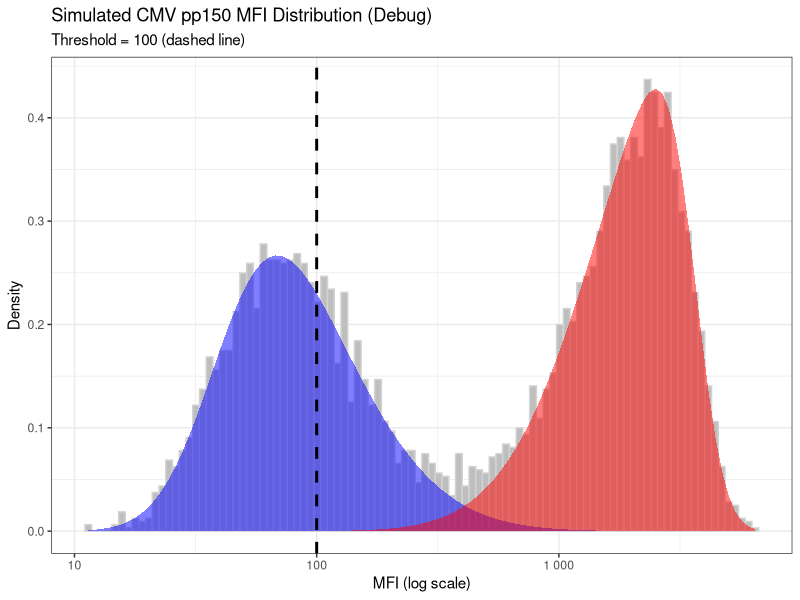

Write R code to recreate this figure.
# --- Packages ---
library(ggplot2)
library(dplyr)
library(sn)

# --- Simulation Parameters ---
# These parameters are tuned to visually match the provided reference plot for cmv_pp150.
sim_params <- list(
  cmv_pp150 = list(
    pii = c(0.45, 0.55),      # Mixing proportions (neg, pos)
    mu = c(3.7, 8.2),         # Location parameters (log scale)
    sigma2 = c(1.0, 0.8),     # Scale parameters (variance)
    shape = c(2, -4),         # Skewness parameters
    hard_cutoff = 100
  )
)

# --- Data Generation Function ---
generate_sim_data <- function(n_samples, params) {
  # Simplified for debugging: ignore SNP effects
  S_true <- rbinom(n_samples, 1, params$pii[2])
  
  n_pos <- sum(S_true == 1)
  n_neg <- sum(S_true == 0)
  
  mfi_vec <- numeric(n_samples)
  
  log_mfi_neg <- rsn(n_neg, xi = params$mu[1], omega = sqrt(params$sigma2[1]), alpha = params$shape[1])
  log_mfi_pos <- rsn(n_pos, xi = params$mu[2], omega = sqrt(params$sigma2[2]), alpha = params$shape[2])
  
  mfi_vec[S_true == 0] <- exp(log_mfi_neg)
  mfi_vec[S_true == 1] <- exp(log_mfi_pos)
  
  tibble(S_true, mfi = mfi_vec, log_mfi = log(mfi_vec))
}

# --- Generate and Plot Data ---
set.seed(42)
N_SAMPLES <- 5000
params <- sim_params$cmv_pp150
sim_data <- generate_sim_data(N_SAMPLES, params)

# Function to get the scaled density of a component
scaled_dsn <- function(x, p, xi, omega, alpha) {
  p * dsn(x, xi = xi, omega = omega, alpha = alpha)
}

# --- Create the Plot ---
p <- ggplot(sim_data, aes(x = log_mfi)) +
  geom_histogram(aes(y = after_stat(density)), bins = 100, fill = "grey", color = "lightgrey") +
  stat_function(
    fun = scaled_dsn,
    args = list(p = params$pii[1], xi = params$mu[1], omega = sqrt(params$sigma2[1]), alpha = params$shape[1]),
    geom = "area", fill = "blue", alpha = 0.5
  ) +
  stat_function(
    fun = scaled_dsn,
    args = list(p = params$pii[2], xi = params$mu[2], omega = sqrt(params$sigma2[2]), alpha = params$shape[2]),
    geom = "area", fill = "red", alpha = 0.5
  ) +
  geom_vline(xintercept = log(params$hard_cutoff), linetype = "dashed", color = "black", linewidth = 1) +
  scale_x_continuous(
    name = "MFI (log scale)",
    breaks = log(c(1, 10, 100, 1000, 10000)),
    labels = c("1", "10", "100", "1 000", "10 000")
  ) +
  labs(
    title = "Simulated CMV pp150 MFI Distribution (Debug)",
    subtitle = paste("Threshold =", params$hard_cutoff, "(dashed line)"),
    y = "Density"
  ) +
  theme_bw()

# Save the plot
ggsave("debug_mfi_distribution.pdf", plot = p, width = 8, height = 6)

cat("Debug plot saved to debug_mfi_distribution.pdf\n")
cat("Please check this plot. If it looks correct, I will update the main simulation script with these parameters.\n") 
